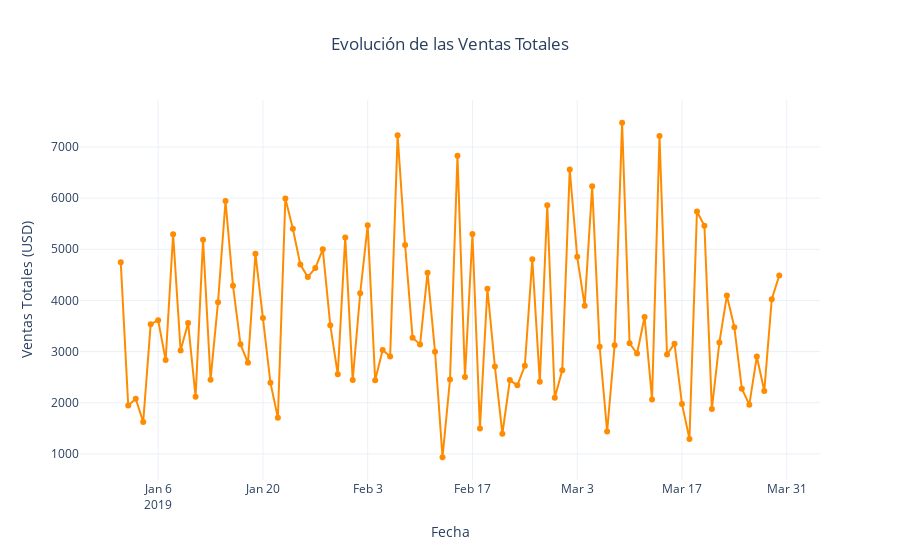

The notebook cell saved with this chart:
### Markdown cell above
## Análisis Requeridos:

1.  **Evolución de las Ventas Totales:**
    *   **Objetivo:** Mostrar cómo han variado las ventas totales (`Total`) a lo largo del tiempo (`Date`).

2.  **Ingresos por Línea de Producto:**
    *   **Objetivo:** Comparar los ingresos (`Total`) generados por cada `Product line`.

3.  **Distribución de la Calificación de Clientes:**
    *   **Objetivo:** Analizar la distribución de las calificaciones (`Rating`) de los clientes.

4.  **Comparación del Gasto por Tipo de Cliente:**
    *   **Objetivo:** Comparar la distribución del gasto total (`Total`) entre clientes `Member` y `Normal`.

5.  **Relación entre Costo y Ganancia Bruta:**
    *   **Objetivo:** Visualizar la relación entre el costo de bienes vendidos (`cogs`) y el ingreso bruto (`gross income`).

6.  **Métodos de Pago Preferidos:**
    *   **Objetivo:** Identificar los métodos de pago (`Payment`) más frecuentes.

7.  **Análisis de Correlación Numérica:**
    *   **Objetivo:** Explorar relaciones lineales entre variables numéricas (`Unit price`, `Quantity`, `Tax 5%`, `Total`, `cogs`, `gross income`, `Rating`).

8.  **Composición del Ingreso Bruto por Sucursal y Línea de Producto:**
    *   **Objetivo:** Mostrar la contribución de cada `Product line` al `gross income` dentro de cada `Branch`.

---

## Requisitos Adicionales:
*   Implementación en Streamlit.
*   Gráficos claros (títulos, etiquetas).
*   Interactividad (filtros) donde sea apropiado.
*   Aplicación de buenas prácticas de visualización (claridad).

### Code cell
import plotly.express as px

# Agrupar por fecha
ventas_diarias = df.groupby('Date')['Total'].sum().reset_index()

# Gráfico interactivo
fig = px.line(
    ventas_diarias,
    x='Date',
    y='Total',
    title='Evolución de las Ventas Totales',
    markers=True,
    labels={'Date': 'Fecha', 'Total': 'Ventas Totales (USD)'}
)

# Personalización opcional
fig.update_traces(line_color='darkorange')
fig.update_layout(
    xaxis_title='Fecha',
    yaxis_title='Ventas Totales (USD)',
    title_x=0.5,
    template='plotly_white'
)

fig.show()
